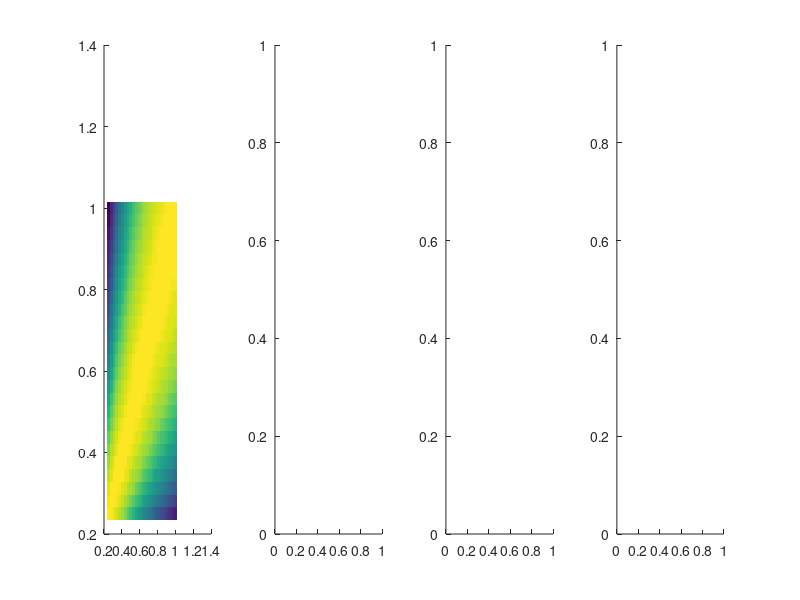

The MATLAB script that drew this image: (Note: this script raises an error after producing the figure.)
% Load the file with the results from the model
load('./Results/Schaeffer214-Model/CTRL_block_evl_noise_25x25.mat')

figure_handle = figure;

% Make axes for subplots
for kk=1:4
    ax(kk) = subplot(1, 4, kk);
    hold(ax(kk), 'on')
end


% Expected value of sigma in the hubs
esh = unique(SH);
% Expected value of sigma in the periphery
esp = unique(SP);

title_str = {'all', 'h-h', 'feeder', 'p-p'};

% Get results for all type of connections
% All connections
r(1).map = reshape(median(r_ctrl_esc_afc.all_edges), size(SH));
% Hub-Hub connections
r(2).map = reshape(median(r_ctrl_esc_afc.hub_edges), size(SH));
% Feeder
r(3).map = reshape(median(r_ctrl_esc_afc.feed_edges), size(SH));
% Periphery
r(4).map = reshape(median(r_ctrl_esc_afc.periphery_edges), size(SH));

min_r_val = [];
max_r_val = [];

for kk=1:4
    min_r_val = [min_r_val min(r(kk).map)];
    max_r_val = [max_r_val max(r(kk).map)];
end

min_r_val = min(min_r_val);
max_r_val = max(max_r_val);


for kk=1:4
    ih(kk) = imagesc(ax(kk), esh, esp, r(kk).map);
    set(ax(kk), 'YDir', 'Normal')
    ax(kk).XLim = [min(esh(:)) max(esh(:))];
    ax(kk).YLim = [min(esp(:)) max(esp(:))];
    caxis(ax(kk), [min(r(kk).map(:)) max(r(kk).map(:))])
    axis(ax(kk), 'square')
    ax(kk).Title.String = title_str{kk};
    ax(kk).XLabel.String = 'E[\sigma_H]';
    ax(kk).YLabel.String = 'E[\sigma_P]';
    ch(kk) = colorbar(ax(kk));
    ch(kk).Location = 'SouthOutside';
    ch(kk).LineWidth = 1.5;    
end


% Plot identity line
line_color = {'k', 'w', 'k', 'w'};
for kk=1:4
    plot(ax(kk), esh, esp, 'color', line_color{kk}, 'linestyle', '-')
end


ch_f = colorbar;
ch_f.LineWidth = 1.5;
ch_f.AxisLocationMode = 'manual';
ch_f.Position = [0.9301 0.2057 0.0106 0.6971];



%%  Plot the results for feeder edges only
figure_handle_feeder = figure;
ax_f = subplot(1,1,1);

ih(5) = imagesc(ax_f, esh, esp, imgaussfilt(r(3).map, 5));
set(ax_f, 'YDir', 'Normal')
ax_f.XLim = [min(esh(:)) max(esh(:))];
ax_f.YLim = [min(esp(:)) max(esp(:))];
caxis(ax_f, [min(r(3).map(:)) max(r(3).map(:))])
ax_f.Title.String = title_str{3};
ax_f.XLabel.String = 'E[\sigma_H]';
ax_f.YLabel.String = 'E[\sigma_P]';
axis square
hold(ax_f, 'on')
plot(ax_f, esh, esp, 'k')


plot(ax_f, ehc, epc, 'w.', 'markersize', 14)
plot(ax_f, mean(ehc), mean(epc), 'wx', 'markersize', 14)

plot(ax_f, eha, epa, 'r.', 'markersize', 14)
plot(ax_f, mean(eha), mean(epa), 'rx', 'markersize', 14)

rea = eha./ epa;
rec = ehc./ epc;
